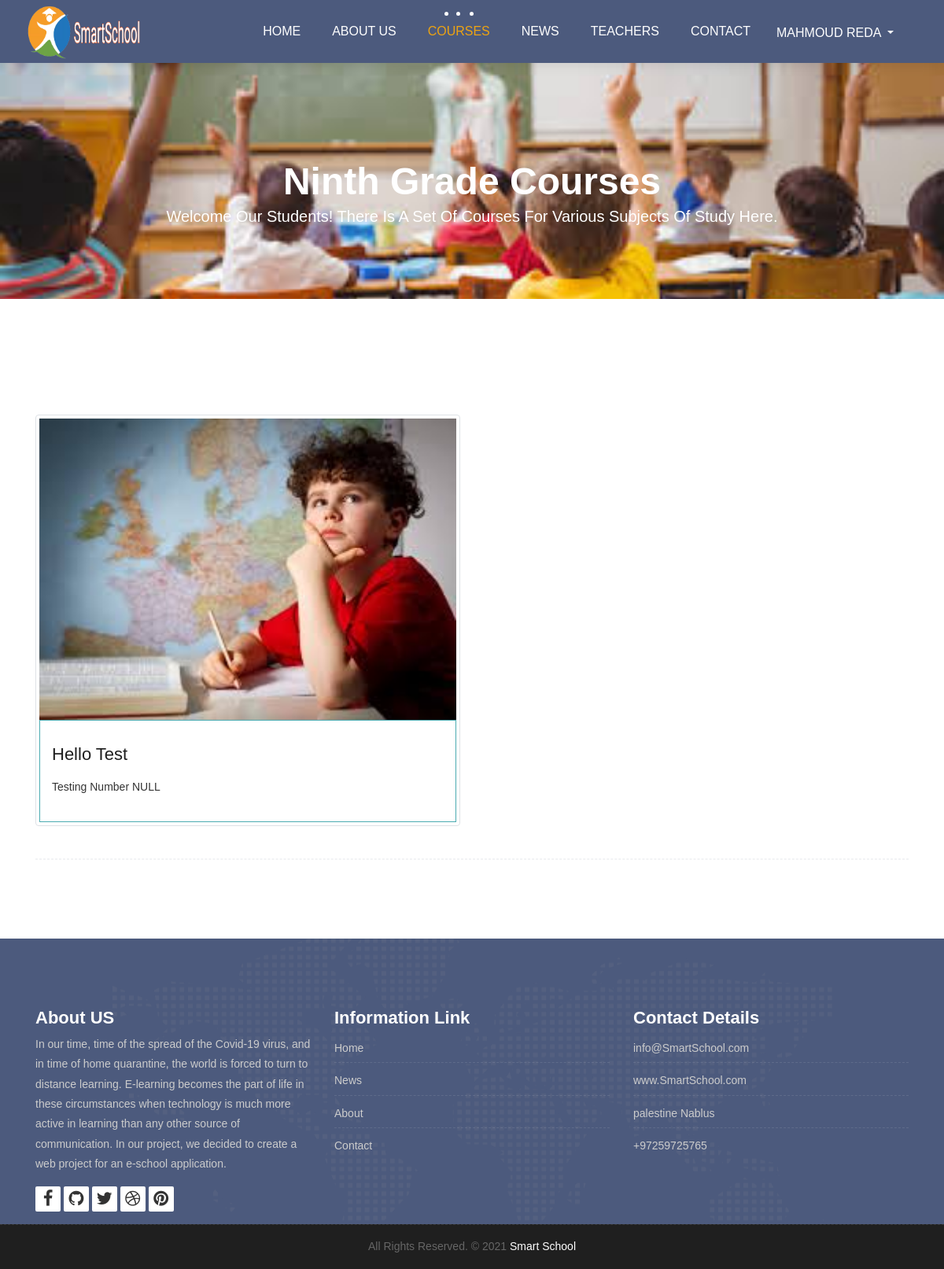
The app's page /courses.php?grade=9 (signed in) with its own data.
### tables this page shows
CREATE TABLE `teachers` (
  `id` int(11) NOT NULL,
  `name` varchar(100) NOT NULL,
  `image` varchar(200) NOT NULL,
  `subject` int(11) DEFAULT NULL,
  `phone` varchar(11) NOT NULL,
  `email` varchar(50) NOT NULL,
  `password` varchar(150) NOT NULL,
  `gender` tinyint(1) NOT NULL,
  `fb_link` varchar(150) NOT NULL,
  `position` tinyint(1) NOT NULL DEFAULT 0 COMMENT '0 is teacher 1 is admin',
  `visibility` tinyint(4) NOT NULL DEFAULT 1 COMMENT ' 0 is invisible, 1 is visible',
  `date` date NOT NULL
);

CREATE TABLE `courses` (
  `id` int(11) NOT NULL,
  `grade` int(11) NOT NULL,
  `teacher` int(11) NOT NULL,
  `image` varchar(250) NOT NULL,
  `title` varchar(150) NOT NULL,
  `description` varchar(255) NOT NULL,
  `date` date NOT NULL
);

### includes/init.php (called while the page is built, shortened)
<?php
include 'templates/_header.php';

### courses.php (the view, shortened to what this page needs)
<?php
$pageName = 'courses';
require 'includes/init.php';
function getCourses ($grade) {
	global $conn;
	$getCourses = $conn->prepare("SELECT
	image, title, description
	FROM
	courses
	WHERE grade = ?
	ORDER BY id DESC");
	$getCourses->execute([$grade]);
	if($getCourses->rowCount() > 0){
		return $getCourses->fetchAll();
	}else{
		return 0;
	}
}
?>
<div class="all-title-box">
	<div class="container text-center">
		<?php
		if($_GET['grade'] == 9){$val = 'Ninth';}
		?>
		<h1><?php echo $val;?> grade courses <span class="m_1">Welcome our students! There is a set of courses for various subjects of study here.</span></h1>
	</div>
</div>
<div id="overviews" class="section wb">
    <div class="container">
        <hr class="invis">
        <div class="row">
        	<?php
	        $courses = getCourses($_GET['grade']);
	        if($courses !== 0){
	        	foreach ($courses as $course) {
	    			?>
	    			<div class="col-lg-6 col-md-6 col-12 mb-3">
		                <div class="course-item border p-1 rounded">
							<div class="image-blog">
								<img src="images/courses/<?php echo $course['image'];?>" alt="<?php echo $course['title'] . ' Image';?>" class="img-fluid">
							</div>
							<div class="course-br">
								<div class="course-title">
									<h2><?php echo $course['title'];?></h2>
								</div>
								<div class="course-desc">
									<p><?php echo nl2br($course['description']);?></p>
								</div>
							</div>
						</div>
		            </div>
	    			<?php
	        	}
	    	}else{
	    		?>
	    		<div class="col-12">
	    			<div class="alert alert-info">There Is No Courses For Grade <?php echo $_GET['grade'];?></div>
	    		</div>
	    		<?php
	    	}
	        ?>
        </div>
		<hr class="hr3">
    </div>
</div>
<?php include 'templates/_footer.php';?>

### templates/_navbar.php (shortened to what this page needs)
<?php
function getUser () {
    global $conn;
    if($_SESSION['smart_school_position'] === 0){
        $position = 'students';
    }else if ($_SESSION['smart_school_position'] === 1){
        $position = 'teachers';
    }else{header('location:user.php?page=logout');}
    $getUser = $conn->prepare("SELECT
        name
        FROM
        $position
        WHERE
        id = ?");
    $getUser->execute([$_SESSION['smart_school_user']]);
    return $getUser->fetch();
}
?>
<nav class="navbar navbar-expand-lg navbar-light bg-light">
    <div class="container-fluid">
        <a class="navbar-brand" href="index.php">
            <img src="images/logoo1.png"  alt="" style="width: 150px; height: 70px;"  />
        </a>
        <div class="collapse navbar-collapse" id="navbars-host">
            <ul class="navbar-nav ml-auto">
                <li class="nav-item <?php if(isset($pageName) && $pageName == 'home'){echo 'active';}?>"><a class="nav-link" href="index.php">Home</a></li>
                <li class="nav-item <?php if(isset($pageName) && $pageName == 'about'){echo 'active';}?>"><a class="nav-link" href="about.php">About Us</a></li>
                <li class="nav-item dropdown <?php if(isset($pageName) && $pageName == 'courses'){echo 'active';}?>">
                    <a class="nav-link dropdown-toggle" href="#" id="dropdown-a" data-toggle="dropdown">Courses </a>
                </li>
                <li class="nav-item <?php if(isset($pageName) && $pageName == 'news'){echo 'active';}?>"><a class="nav-link" href="blog.php">News</a></li>
                <li class="nav-item <?php if(isset($pageName) && $pageName == 'teachers'){echo 'active';}?>"><a class="nav-link" href="teachers.php">Teachers</a></li>
                <li class="nav-item <?php if(isset($pageName) && $pageName == 'contact'){echo 'active';}?>"><a class="nav-link" href="contact.php">Contact</a></li>
                <?php
                if(isset($_SESSION['smart_school_user'])){
                    ?>
                    <li class="ml-0 nav-item">
                        <div class="btn-group">
                          <button class="btn mt-1 text-uppercase text-white bg-transparent dropdown-toggle" type="button" data-toggle="dropdown" aria-haspopup="true" aria-expanded="false">
                            <?php echo getUser()['name'];?>
                          </button>
                        </div>
                    </li>
                    <?php
                }
                ?>
            </ul>
        </div>
    </div>
</nav>

### records on screen
teachers: name "MAHMOUD REDA"
courses: image (picture), title "Hello Test", description "Testing Number NULL"

### other values on screen
$val "Ninth"
